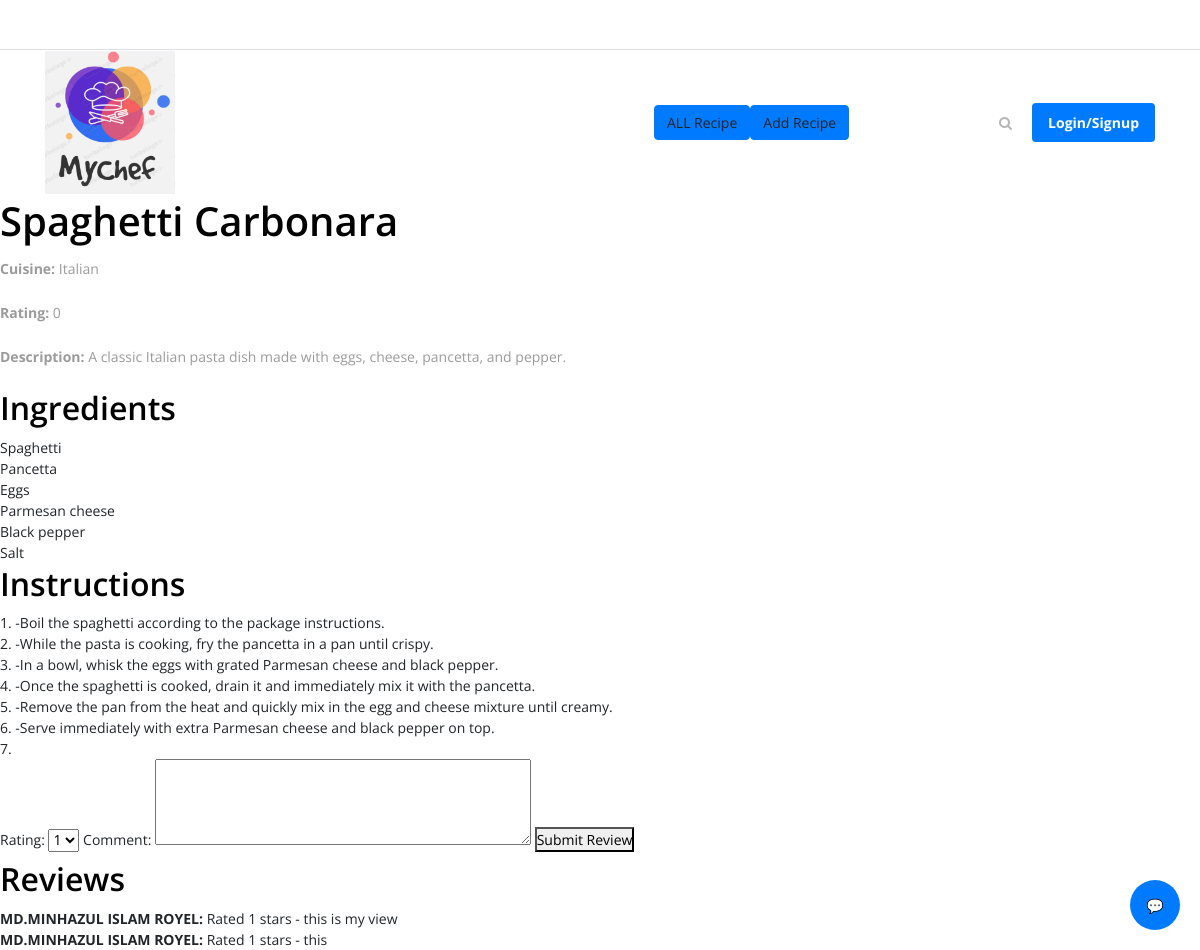
The page /recipe_details/2 on the database its author committed.
### MyChef/models.py (models this page shows)
class Recipe(db.Model):
    id = db.Column(db.Integer, primary_key=True)
    name = db.Column(db.String(150), nullable=False)
    description = db.Column(db.Text, nullable=True)
    cuisine = db.Column(db.String(100), nullable=True)
    image = db.Column(db.String(150), nullable=True)
    rating = db.Column(db.Integer, default=0)
    date_created = db.Column(db.DateTime(timezone=True), default=func.now())
    reviews = db.relationship('Review', backref='reviews_in_recipe', cascade='all, delete-orphan')  # Updated backref
    ingredients = db.relationship('Ingredient', backref='recipe', cascade='all, delete-orphan')
    instructions = db.relationship('Instruction', backref='recipe', cascade='all, delete-orphan')
    meal_plans = db.relationship('MealPlan', back_populates='recipe')
    tags = db.relationship('Tag', secondary='recipe_tags', backref=db.backref('tags_in_recipe', lazy='dynamic'))

class Ingredient(db.Model):
    id = db.Column(db.Integer, primary_key=True)
    recipe_id = db.Column(db.Integer, db.ForeignKey('recipe.id'), nullable=False)
    ingredient = db.Column(db.String(150), nullable=False)

class Instruction(db.Model):
    id = db.Column(db.Integer, primary_key=True)
    recipe_id = db.Column(db.Integer, db.ForeignKey('recipe.id'), nullable=False)
    step_number = db.Column(db.Integer, nullable=False)
    instruction = db.Column(db.Text, nullable=False)

class Review(db.Model):
    id = db.Column(db.Integer, primary_key=True)
    recipe_id = db.Column(db.Integer, db.ForeignKey('recipe.id'), nullable=False)
    user_id = db.Column(db.Integer, db.ForeignKey('user.id'), nullable=False)
    rating = db.Column(db.Integer, nullable=False)
    comment = db.Column(db.Text, nullable=True)
    date_created = db.Column(db.DateTime(timezone=True), default=func.now())
    user = db.relationship('User', backref='reviews')
    recipe = db.relationship('Recipe', backref='reviews_in_recipe')  # Updated backref

class User(db.Model, UserMixin):
    id = db.Column(db.Integer, primary_key=True)
    email = db.Column(db.String(150), unique=True, nullable=False)
    first_name = db.Column(db.String(150), nullable=False)
    password = db.Column(db.String(150), nullable=False)
    date_created = db.Column(db.DateTime(timezone=True), default=func.now())
    profile_picture = db.Column(db.String(150), nullable=True, default="default.png")
    allergies = db.Column(db.String(150), nullable=True)  # Comma-separated string for multiple allergies
    diet_preference = db.Column(db.String(50), nullable=True)  # "Veg" or "Non-Veg"
    health_issues = db.Column(db.String(150), nullable=True)  # Comma-separated string for multiple health issues
    meal_plans = db.relationship('MealPlan', back_populates='user')

### MyChef/views.py (the view)
@views.route('/recipe_details/<int:recipe_id>', methods=['GET'])
def recipe_details(recipe_id):
    recipe = Recipe.query.get_or_404(recipe_id)  # Fetch the recipe or return a 404 error if not found
    return render_template('recipe_details.html', recipe=recipe)

### MyChef/templates/recipe_details.html (shortened to what this page needs)
<head>
</head>
{% extends 'base.html' %}
{% block content %}
    {% include 'chatbot.html' %}
    <h1>{{ recipe.name }}</h1>
    <p><strong>Cuisine:</strong> {{ recipe.cuisine or 'Not specified' }}</p>
    <p><strong>Rating:</strong> {{ recipe.rating }}</p>
    <p><strong>Description:</strong> {{ recipe.description or 'No description available.' }}</p>
    <h2>Ingredients</h2>
    <ul>
        {% for ingredient in recipe.ingredients %}
            <li>{{ ingredient.ingredient }}</li>
        {% else %}
            <li>No ingredients listed.</li>
        {% endfor %}
    </ul>
    <h2>Instructions</h2>
    <ol>
        {% for instruction in recipe.instructions %}
            <li>{{ instruction.step_number }}. {{ instruction.instruction }}</li>
        {% else %}
            <li>No instructions available.</li>
        {% endfor %}
    </ol>
<form method="POST" action="{{ url_for('views.add_review', recipe_id=recipe.id) }}">
    <label for="rating">Rating:</label>
    <select name="rating" id="rating" required>
        <option value="1">1</option>
    </select>
    <label for="comment">Comment:</label>
    <textarea name="comment" id="comment" rows="4" cols="50"></textarea>
    <button type="submit">Submit Review</button>
</form>
<h2>Reviews</h2>
<ul>
    {% for review in recipe.reviews %}
        <li><strong>{{ review.user.first_name }}:</strong> Rated {{ review.rating }} stars - {{ review.comment }}</li>
    {% else %}
        <li>No reviews yet.</li>
    {% endfor %}
</ul>
    {% endblock %}

### MyChef/templates/base.html (shortened to what this page needs)
<!DOCTYPE html>
<html lang="en">
<head>
    <link rel="stylesheet" href="{{ url_for('static', filename='style.css') }}">
</head>
<body>
    <header class="header-area">
        <div class="top-header-area">
            <div class="container h-100">
                <div class="row h-100 align-items-center justify-content-between">
                    <div class="col-12 col-sm-6">
                    </div>
                </div>
            </div>
        </div>
        <div class="delicious-main-menu">
            <div class="classy-nav-container breakpoint-off">
                <div class="container">
                    <nav class="classy-navbar justify-content-between" id="deliciousNav">
                        <a class="nav-brand" href="{{ url_for('views.home') }}">
                            <img src="{{ url_for('static', filename='img/core-img/newl.png') }}" alt="" width="130" height="45">
                        </a>
                        <div class="classy-menu">
                            <div class="classynav">
                                <div class="add-recipe-btn">
                                    <a href="{{ url_for('views.recipes') }}" class="btn btn-primary">ALL Recipe</a>
                                </div>
                                <div class="add-recipe-btn">
                                    <a href="{{ url_for('views.add_recipe') }}" class="btn btn-primary">Add Recipe</a>
                                </div>
                                <div class="search-btn">
                                    <i class="fa fa-search" aria-hidden="true"></i>
                                </div>
                                {% if current_user.is_authenticated %}
                                <div class="dashboard-btn">
                                    <a href="{{ url_for('views.dashboard') }}" class="btn btn-primary">Dashboard</a>
                                </div>
                                {% else %}
                                <div class="auth-btn">
                                    <a href="{{ url_for('views.login') }}" class="btn btn-auth">Login/Signup</a>
                                </div>
                                {% endif %}
                        </div>
                    </nav>
                </div>
            </div>
        </div>
    </header>
    <div class="main-content">
        {% block content %}{% endblock %}
    </div>
</body>
</html>

### MyChef/templates/chatbot.html (shortened to what this page needs)
<div id="chat-container">
    <button id="chat-button" onclick="toggleChat()">💬</button>
</div>

### MyChef/static/style.css (style rules this page uses)
* { margin: 0; padding: 0; }
body { font-family: "Open Sans", sans-serif; font-size: 14px; }
h1, h2, h3, h4, h5, h6 { color: #000000; line-height: 1.3; font-weight: 600; }
p { color: #9b9b9b; font-size: 14px; line-height: 2; font-weight: 400; }
a, a:hover, a:focus { -webkit-transition-duration: 500ms; transition-duration: 500ms; text-decoration: none; outline: 0 solid transparent; color: #000000; font-weight: 600; font-size: 14px; color: #474747; }
ul, ol { margin: 0; }
ul li, ol li { list-style: none; }
img { height: auto; max-width: 100%; }
.header-area { position: relative; z-index: 100; width: 100%; }
.header-area .top-header-area { width: 100%; height: 50px; background-color: #ffffff; border-bottom: 1px solid #dddee9; }
.header-area .delicious-main-menu { position: relative; width: 100%; z-index: 100; height: 145px; }
.header-area .delicious-main-menu .classy-nav-container { background-color: transparent; }
.header-area .delicious-main-menu .classy-navbar { height: 145px; padding: 0; }
.header-area .delicious-main-menu .classynav .search-btn { color: #b6b6b6; margin-left: 150px; cursor: pointer; -webkit-transition-duration: 500ms; transition-duration: 500ms; }
.header-area .delicious-main-menu .classynav .search-btn i { -webkit-transition-duration: 500ms; transition-duration: 500ms; }
.auth-btn { display: inline-block; margin-left: 20px; }
.auth-btn .btn-auth { padding: 8px 15px; font-size: 14px; background-color: #007bff; color: white; border-radius: 4px; text-decoration: none; font-weight: bold; display: inline-block; }

### MyChef/templates/chatbot.html (style rules this page uses)
#chat-container { position: fixed; bottom: 20px; right: 20px; }
#chat-button { width: 50px; height: 50px; border-radius: 50%; background-color: #007bff; color: white; border: none; cursor: pointer; }

### rows shown on the page
Recipe: name "Spaghetti Carbonara", cuisine "Italian", rating "0", description "A classic Italian pasta dish made with eggs, cheese, pancetta, and pepper."
Ingredient: ingredient "Spaghetti"
Ingredient: ingredient "Pancetta"
Ingredient: ingredient "Eggs"
Ingredient: ingredient "Parmesan cheese"
Ingredient: ingredient "Black pepper"
Ingredient: ingredient "Salt"
Instruction: step_number "1", instruction "-Boil the spaghetti according to the package instructions."
Instruction: step_number "2", instruction "-While the pasta is cooking, fry the pancetta in a pan until crispy."
Instruction: step_number "3", instruction "-In a bowl, whisk the eggs with grated Parmesan cheese and black pepper."
Instruction: step_number "4", instruction "-Once the spaghetti is cooked, drain it and immediately mix it with the pancetta."
Instruction: step_number "5", instruction "-Remove the pan from the heat and quickly mix in the egg and cheese mixture until creamy."
Instruction: step_number "6", instruction "-Serve immediately with extra Parmesan cheese and black pepper on top."
Instruction: step_number "7"
Review: user.first_name "MD.MINHAZUL ISLAM ROYEL", rating "1", comment "this is my view"
Review: user.first_name "MD.MINHAZUL ISLAM ROYEL", rating "1", comment "this"
